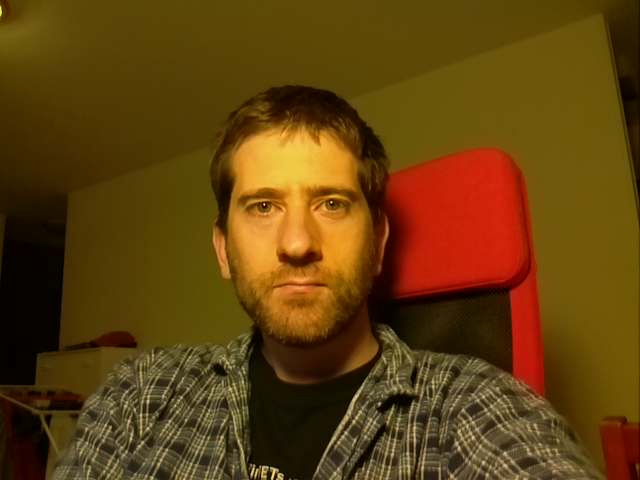
#> input picture Raspi/1.jpg, 640 x 480 px
$ python 3_contour.py   (Python 2 division)
#> lines starting #> are read from the running program, lines starting #| are printed output that depends on the picture; after the words box and inside, x2 and y2 are one past the last pixel; in counts of white or black regions, pixels touching at a corner belong together
#!/usr/bin/python

import numpy as np
import cv2
import cPickle

im = cv2.imread('1.jpg')
#> im is the input picture: shape (480, 640, 3); mean B, G, R 14.5, 64.7, 97.6
imgray = cv2.cvtColor(im,cv2.COLOR_BGR2GRAY)
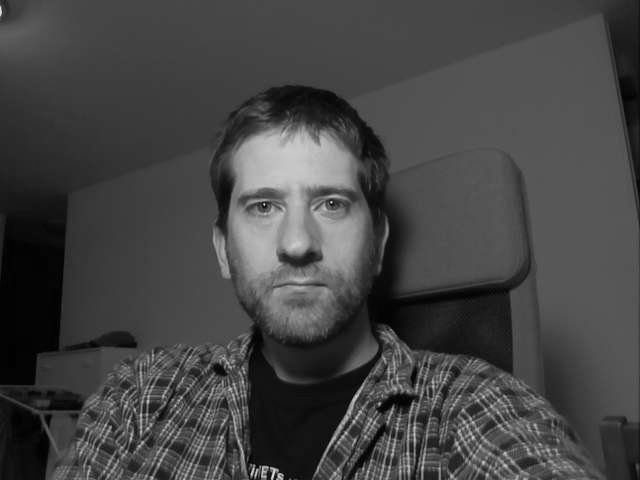
#> imgray: shape (480, 640); min 0, max 228, mean 68.9
ret,thresh = cv2.threshold(imgray,127,255,0)
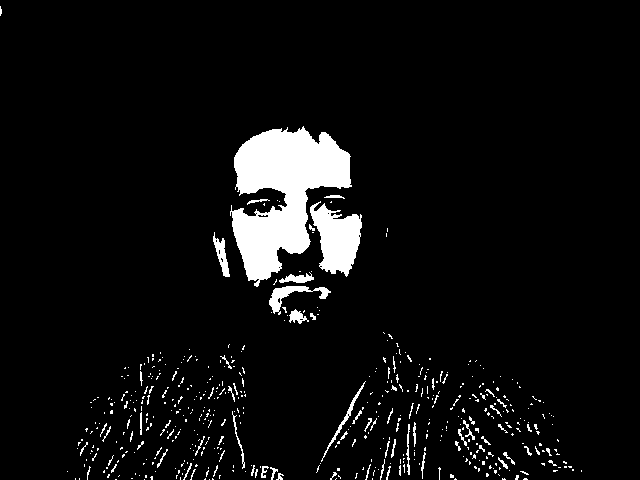
#> thresh: shape (480, 640); 5.9% white; 518 white regions (455 under 20 px)
contours, hierarchy = cv2.findContours(thresh,cv2.RETR_TREE,cv2.CHAIN_APPROX_SIMPLE)
#> contours = 531 contours, 510 with area under 20; largest, box (x1, y1, x2, y2) and area: (230, 126, 352, 287) 10092, (310, 201, 362, 277) 2220, (269, 286, 331, 315) 456, (213, 232, 230, 277) 270, (321, 381, 366, 462) 161

cv2.drawContours(im, contours, -1, (0,255,0), 3)
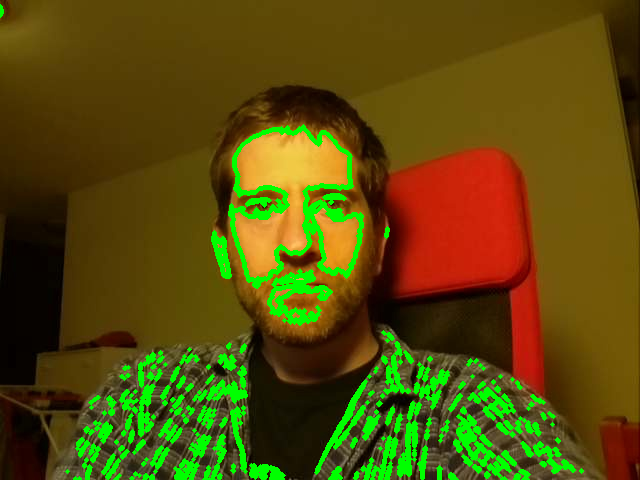
#> im: shape (480, 640, 3); 7.77% of pixels changed, all inside (x1, y1, x2, y2) = (0, 4, 584, 480)
cv2.imshow('image',im)


width, height, depth = im.shape
#> width = 480; height = 640; depth = 3

image=np.zeros((width, height, 3),np.uint8)
#image = im.copy()
cv2.drawContours(image, contours, -1, (0,255,0), 3)
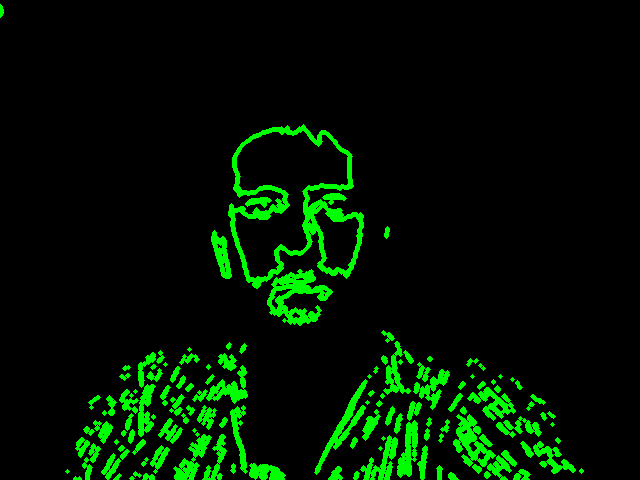
#> image: shape (480, 640, 3); mean of channels 0, 1, 2 0, 19.8, 0; drawn as B, G, R

cv2.imshow('WindowName',image)

for c in contours:
    print c
    print '-------------------------'
#> this loop made 531 passes
#> c on passes 1 to 3: [[209, 479]], [[144, 479]], [[115, 479], [116, 479]]
#> (printed output is left out)
    # [8 lines of commented-out code are left out]

print 'press any key to finish'

cv2.waitKey(0)

#cv2.destroyAllWindows()
